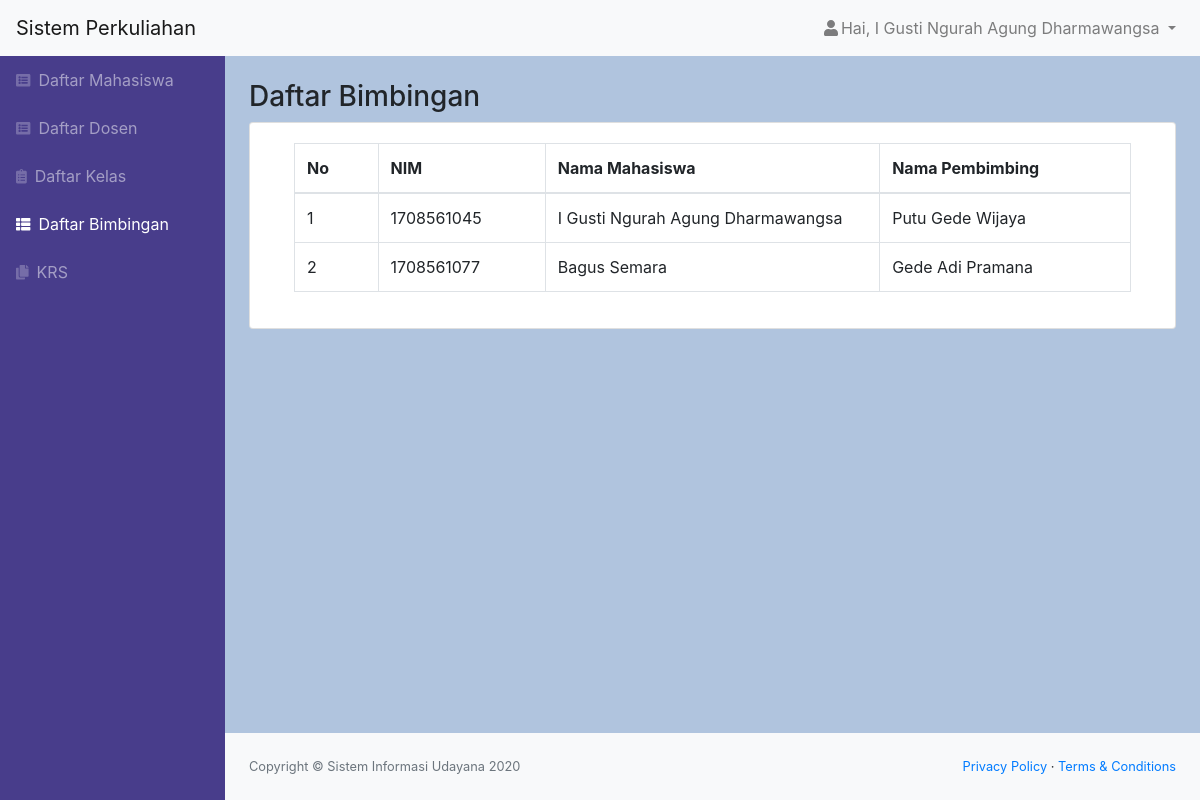
Page /bimbingan.php (signed in) on the committed database.
### tables this page shows
CREATE TABLE `bimbingan` (
  `id_bimbingan` int(11) NOT NULL,
  `id_dosen` int(11) NOT NULL,
  `id_mahasiswa` int(11) NOT NULL
);

CREATE TABLE `mahasiswa` (
  `id_mahasiswa` int(11) NOT NULL,
  `role` char(1) NOT NULL,
  `nim` char(10) NOT NULL,
  `nama` varchar(50) NOT NULL,
  `email` varchar(50) NOT NULL,
  `alamat` varchar(50) NOT NULL,
  `tanggal_lahir` date NOT NULL,
  `status` varchar(20) NOT NULL,
  `password` varchar(300) NOT NULL
);

CREATE TABLE `dosen` (
  `id_dosen` int(11) NOT NULL,
  `role` char(1) NOT NULL,
  `nip` varchar(25) NOT NULL,
  `nidn` char(10) NOT NULL,
  `nama` varchar(50) NOT NULL,
  `email` varchar(50) NOT NULL,
  `alamat` varchar(50) NOT NULL,
  `tanggal_lahir` date NOT NULL,
  `status` varchar(20) NOT NULL,
  `password` varchar(300) NOT NULL
);

### bimbingan.php (the view, shortened to what this page needs)
<?php
include "function.php";
$queryBimbingan = mysqli_query($koneksi, "SELECT bimbingan.id_bimbingan as id_bimbingan, mahasiswa.nim, dosen.nama as namados, mahasiswa.nama as namamah FROM bimbingan INNER JOIN dosen ON bimbingan.id_dosen=dosen.id_dosen INNER JOIN mahasiswa ON bimbingan.id_mahasiswa=mahasiswa.id_mahasiswa ORDER BY mahasiswa.nim asc");
$nama = $_SESSION['nama'];
$role = $_SESSION['role'];
?>
<!DOCTYPE html>
<html lang="en">
    <head>
        <link href="css/styles.css" rel="stylesheet" />
        <link href="https://cdn.datatables.net/1.10.20/css/dataTables.bootstrap4.min.css" rel="stylesheet" />
    </head>
    <body class="sb-nav-fixed">
        <nav class="sb-topnav navbar navbar-expand navbar-light bg-light">
            <a class="navbar-brand" href="index.html">Sistem Perkuliahan</a>
            <ul class="navbar-nav ml-auto">
                <li class="nav-item dropdown">
                    <a class="nav-link dropdown-toggle" id="userDropdown" href="#" role="button" data-toggle="dropdown" aria-haspopup="true" aria-expanded="false"><i class="fas fa-user fa-fw"></i>Hai, <?= $nama; ?> </a>
                </li>
            </ul>
        </nav>
        <div id="layoutSidenav">
            <div id="layoutSidenav_nav">
                <nav class="sb-sidenav accordion sb-sidenav-dark" id="sidenavAccordion">
                    <div class="sb-sidenav-menu">
                        <div class="nav">
                            <a class="nav-link" href="mahasiswa.php"
                                ><div class="sb-nav-link-icon"><i class="fas fa-list-alt"></i></div>
                                Daftar Mahasiswa</a
                            >
                            <a class="nav-link" href="dosen.php"
                                ><div class="sb-nav-link-icon"><i class="fas fa-list-alt"></i></div>
                                Daftar Dosen</a
                            >
                            <a class="nav-link" href="kelas.php"
                                ><div class="sb-nav-link-icon"><i class="fas fa-clipboard-list"></i></div>
                                Daftar Kelas</a
                            >
                            <a class="nav-link active" href="bimbingan.php"
                                ><div class="sb-nav-link-icon"><i class="fas fa-th-list"></i></div>
                                Daftar Bimbingan</a
                            >
                            <?php if($role == "1") { ?>
                            <a class="nav-link" href="krs.php"
                                ><div class="sb-nav-link-icon"><i class="fas fa-copy"></i></div>
                                KRS</a>
                            <?php } ?>
                        </div>
                    </div>
                </nav>
            </div>
            <div id="layoutSidenav_content">
                <main>
                    <div class="container-fluid">
                        <h3 class="mt-4">Daftar Bimbingan</h3>
                        <div class="card mb-4">
                            <div class="card-body">
                                <div class="table-responsive">
                                    <div class="container">
                                        <table class="table table-bordered" id="dataTable" width="100%" cellspacing="0">
                                            <thead>
                                                <tr>
                                                    <th class="col-sm-1">No</th>
                                                    <th class="col-sm-2">NIM</th>
                                                    <th class="col-sm-4">Nama Mahasiswa</th>
                                                    <th class="col-sm-3">Nama Pembimbing</th>
                                                </tr>
                                            </thead>
                                            <?php $i=1;
                                            foreach ($queryBimbingan as $data) : ?>
                                                <tr>
                                                    <td><?= $i++; ?></td>
                                                    <td><?= $data['nim']; ?></td>
                                                    <td><?= $data['namamah']; ?></td>
                                                    <td><?= $data['namados']; ?></td>
                                                </tr>
                                                    <?php endforeach; ?>
                                        </table>
                                    </div>
                                </div>
                            </div>
                        </div>
                    </div>
                </main>
                <footer class="py-4 bg-light mt-auto">
                    <div class="container-fluid">
                        <div class="d-flex align-items-center justify-content-between small">
                            <div class="text-muted">Copyright &copy; Sistem Informasi Udayana 2020</div>
                            <div>
                                <a href="#">Privacy Policy</a>
                                &middot;
                                <a href="#">Terms &amp; Conditions</a>
                            </div>
                        </div>
                    </div>
                </footer>
            </div>
        </div>
    </body>
</html>

### rows in the picture
bimbingan: id_mahasiswa.nim "1708561045", id_mahasiswa.nama "I Gusti Ngurah Agung Dharmawangsa", id_dosen.nama "Putu Gede Wijaya"
bimbingan: id_mahasiswa.nim "1708561077", id_mahasiswa.nama "Bagus Semara", id_dosen.nama "Gede Adi Pramana"

### other values in the picture
$nama "I Gusti Ngurah Agung Dharmawangsa"
